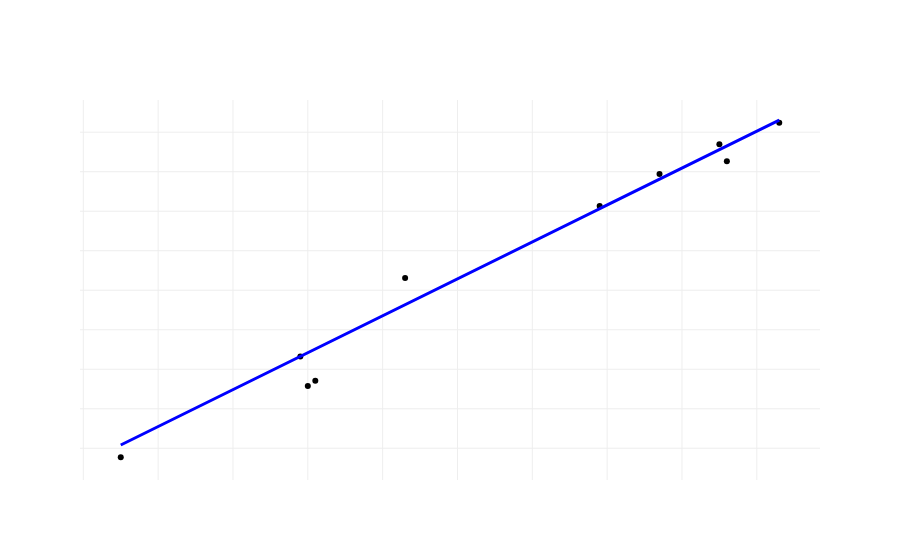

Write notebook code for a chart like this one.
### Code cell
from plotly.offline import init_notebook_mode, iplot, iplot_mpl
from plotly import graph_objs as go
import plotly.plotly as ply
import cufflinks as cf
init_notebook_mode(connected=True)

p1 = go.Scatter(x=data_to_plotly(X_test), 
                y=y_test, 
                mode='markers',
                marker=dict(color='black')
               )

p2 = go.Scatter(x=data_to_plotly(X_test), 
                y=regressor.predict(X_test),
                mode='lines',
                line=dict(color='blue', width=3)
                )

layout = go.Layout(xaxis=dict(ticks='', showticklabels=False,
                              zeroline=False),
                   yaxis=dict(ticks='', showticklabels=False,
                              zeroline=False),
                   showlegend=False, hovermode='closest',
                  )

fig = go.Figure(data=[p1, p2], layout=layout)

iplot(fig)

### Figure 1 — Plotly figure (JSON) as saved in the notebook; plotly's stock layout.template omitted (floating-point values rounded to 4 significant figures)
{"data": [{"marker": {"color": "black"}, "mode": "markers", "type": "scatter", "uid": "601b2507-9af3-4c9d-9dc3-be4a6b1733e1", "x": [1.5, 10.3, 4.1, 3.9, 9.5, 8.7, 9.6, 4, 5.3, 7.9], "y": [37731, 122391, 57081, 63218, 116969, 109431, 112635, 55794, 83088, 101302]}, {"line": {"color": "blue", "width": 3}, "mode": "lines", "type": "scatter", "uid": "9cb7c633-a80b-4f1c-8057-57a164f6ebd9", "x": [1.5, 10.3, 4.1, 3.9, 9.5, 8.7, 9.6, 4, 5.3, 7.9], "y": [40840.0, 123100.0, 65130.0, 63270.0, 115600.0, 108100.0, 116500.0, 64200.0, 76350.0, 100600.0]}], "layout": {"hovermode": "closest", "showlegend": false, "xaxis": {"showticklabels": false, "ticks": "", "zeroline": false}, "yaxis": {"showticklabels": false, "ticks": "", "zeroline": false}}}
